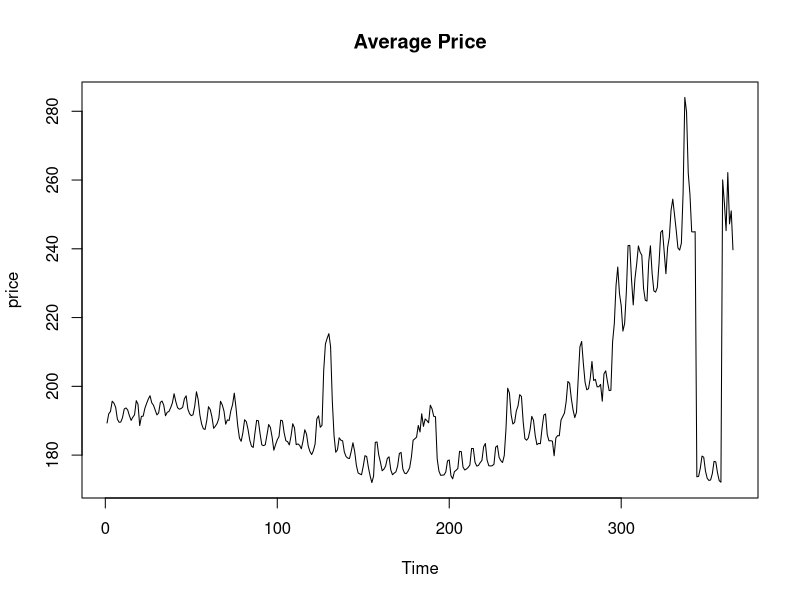
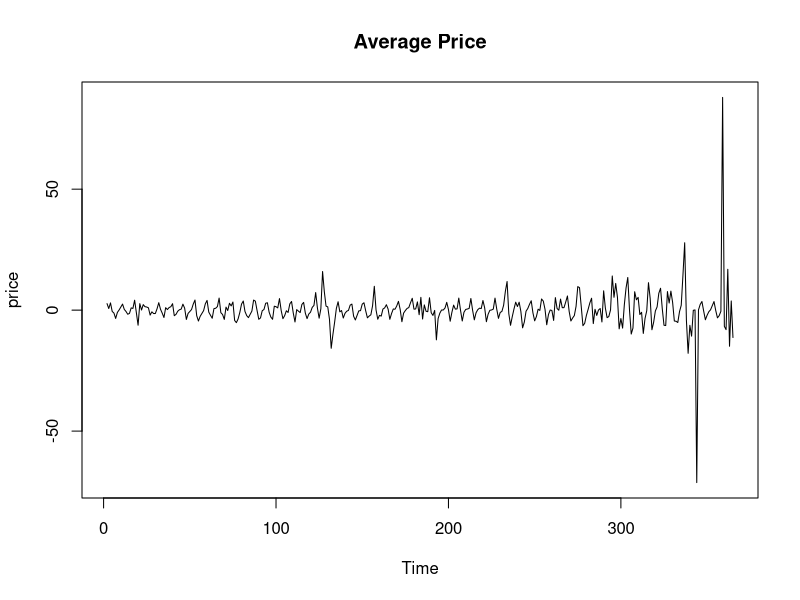
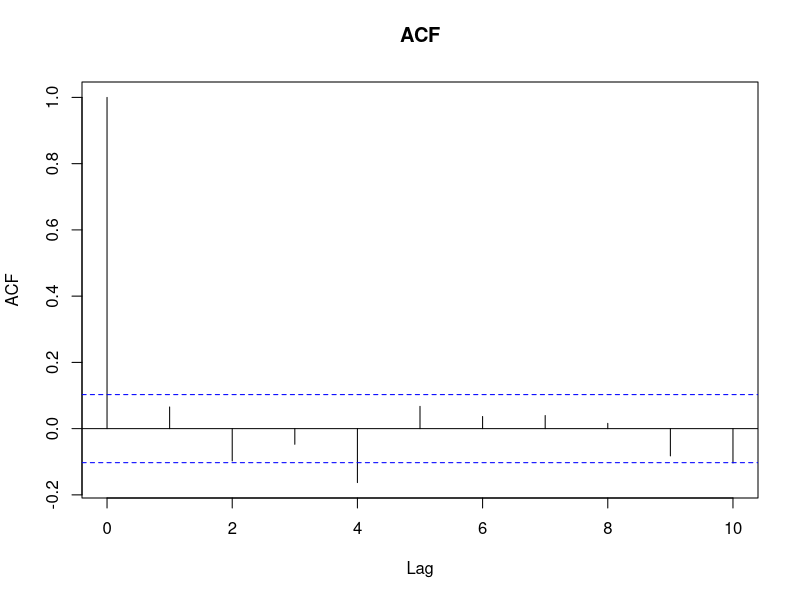
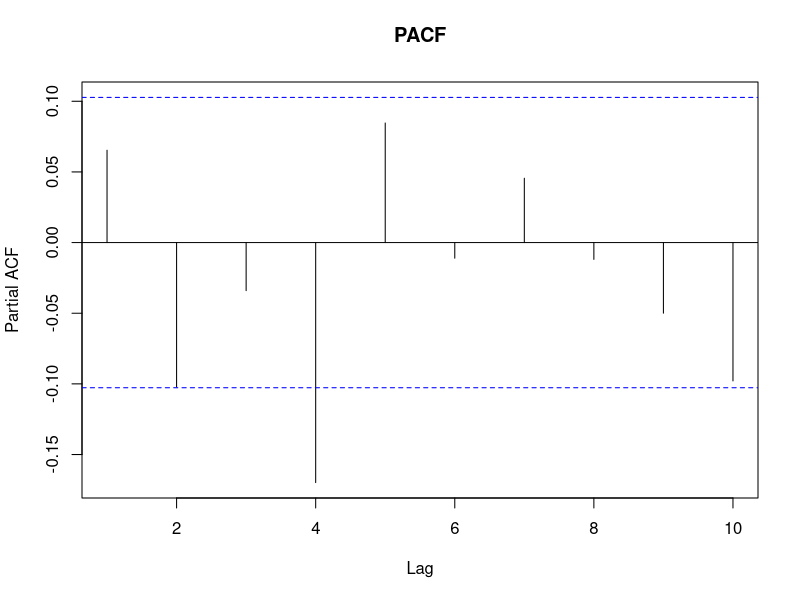
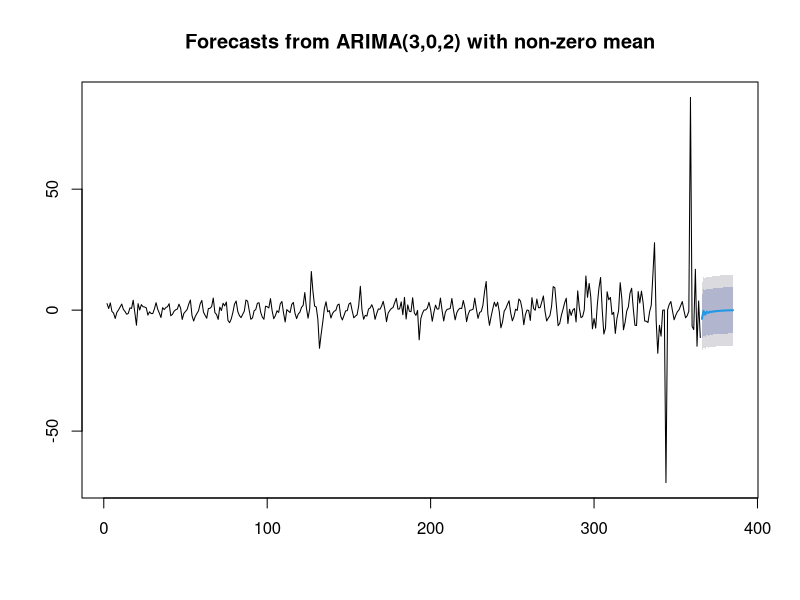

Write the R code that produced these figures, in order.
library(forecast)

dataset= read.csv(file="daily_price.csv",header=TRUE, sep=",")
pt = as.ts(dataset)
plot(pt, main= "Average Price")
dif= diff(pt, differences=1)
plot(dif, main="Average Price")
acf(dif, lag.max=10, main= "ACF")
pacf(dif, lag.max=10, main= "PACF")
auto.arima(dif)
fit <- arima(dif, order=c(3,0,2))
fit
res <- residuals(fit)
Box.test(res, lag = 10, type='Ljung-Box')
#data:  res
#X-squared = 2.5549, df = 10, p-value = 0.2782
#We fail to reject null hypothesis. This is a good fit

#Forecast using ARMA Model
forecast_data <- forecast(fit,h=20)
plot(forecast_data)
